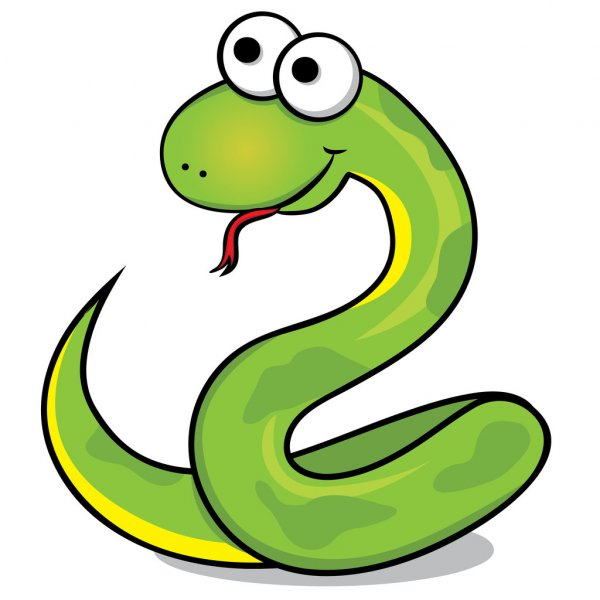
#> input picture YouTube_OpenCV_3_Hours_Course/snake.jpg, 600 x 600 px
$ python chapter6.py
#> lines starting #> are read from the running program, lines starting #| are printed output that depends on the picture
"""join images in one window"""
import cv2 as cv
import numpy as np
import os

def stackImages(scale,imgArray):
    rows = len(imgArray)
    cols = len(imgArray[0])
    rowsAvailable = isinstance(imgArray[0], list)
    width = imgArray[0][0].shape[1]
    height = imgArray[0][0].shape[0]
    if rowsAvailable:
        for x in range ( 0, rows):
            for y in range(0, cols):
                if imgArray[x][y].shape[:2] == imgArray[0][0].shape [:2]:
                    imgArray[x][y] = cv.resize(imgArray[x][y], (0, 0), None, scale, scale)
                else:
                    imgArray[x][y] = cv.resize(imgArray[x][y], (imgArray[0][0].shape[1], imgArray[0][0].shape[0]), None, scale, scale)
                if len(imgArray[x][y].shape) == 2: imgArray[x][y]= cv.cvtColor( imgArray[x][y], cv.COLOR_GRAY2BGR)
        imageBlank = np.zeros((height, width, 3), np.uint8)
        hor = [imageBlank]*rows
        hor_con = [imageBlank]*rows
        for x in range(0, rows):
            hor[x] = np.hstack(imgArray[x])
        ver = np.vstack(hor)
    else:
        for x in range(0, rows):
            if imgArray[x].shape[:2] == imgArray[0].shape[:2]:
                imgArray[x] = cv.resize(imgArray[x], (0, 0), None, scale, scale)
            else:
                imgArray[x] = cv.resize(imgArray[x], (imgArray[0].shape[1], imgArray[0].shape[0]), None,scale, scale)
            if len(imgArray[x].shape) == 2: imgArray[x] = cv.cvtColor(imgArray[x], cv.COLOR_GRAY2BGR)
        hor= np.hstack(imgArray)
        ver = hor
    return ver


file_path = os.path.dirname(__file__)

img = cv.imread(file_path+'/snake.jpg')
#> img is the input picture: shape (600, 600, 3); mean B, G, R 181.7, 220.3, 206.3

#hstack join images in column side by side
#in example below we can't merge files which has got different amount of channels
hor = np.hstack((img,img))
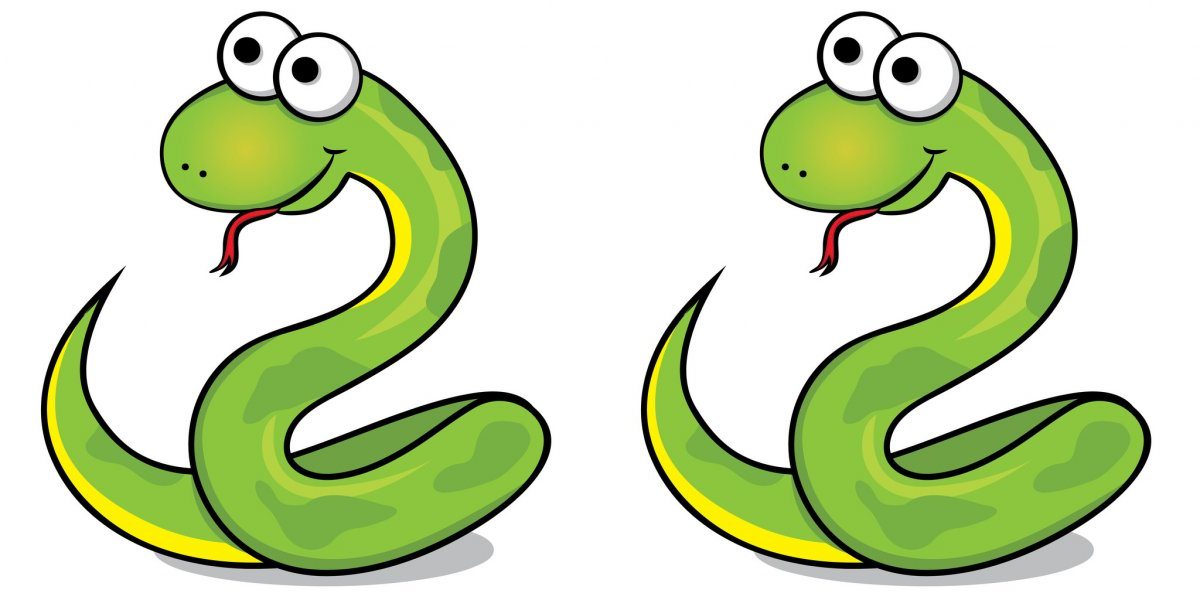
#> hor: shape (600, 1200, 3); mean B, G, R 181.7, 220.3, 206.3
ver = np.vstack((img,img))
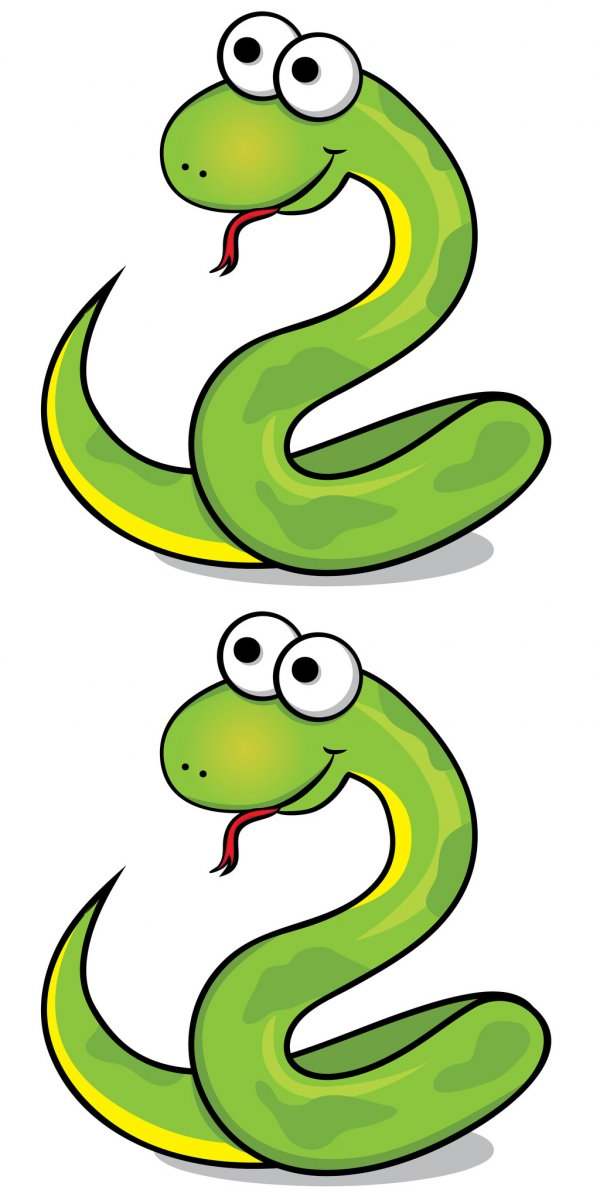
#> ver: shape (1200, 600, 3); mean B, G, R 181.7, 220.3, 206.3
cv.imshow('horizontal',hor)
cv.imshow('vertical',ver)


#imgStack = stackImages(0.5,[img,img,img])
imgStack = stackImages(0.5,[[img],[img],[img]])
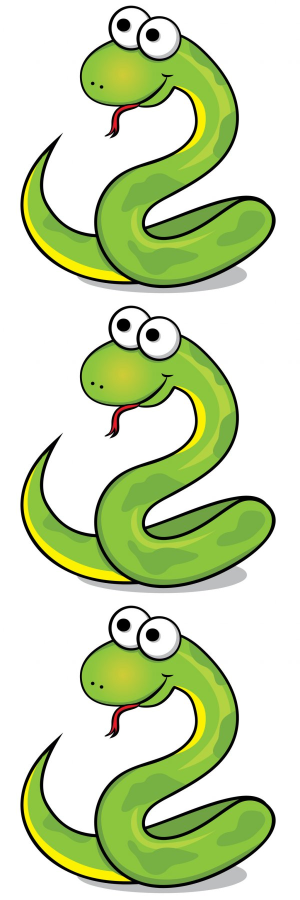
#> imgStack: shape (900, 300, 3); mean B, G, R 181.8, 220.3, 206.4

cv.imshow('stack',imgStack)


cv.waitKey(0)
